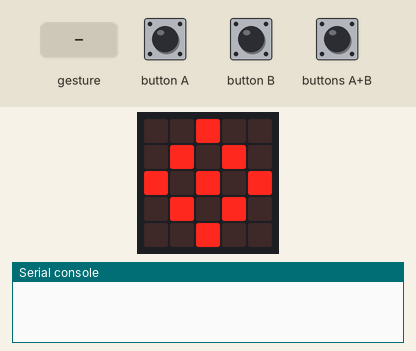
Simulated run of this program. Board: BBC micro:bit (MakeCode). On the bench: the board's 5×5 LED display, the last lines printed to the serial console. Inputs (shaded band) come from the test bench. No radio messages arrive unless stated (any console line starting 'radio sent:' is added by the test bench); a tilt is held for 1.5 s and a shake lasts 1 s, then the board lies face up again.

Above: at 1.6 s.
1.7 s: button A pressed for 0.15 s
At 2.8 s:
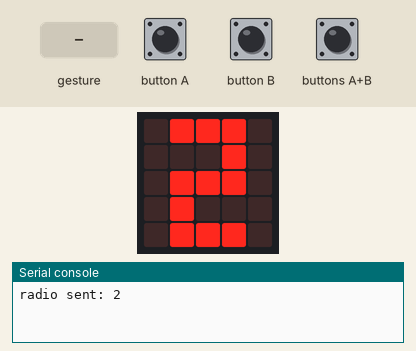
3.3 s: button B pressed for 0.15 s
At 4.0 s:
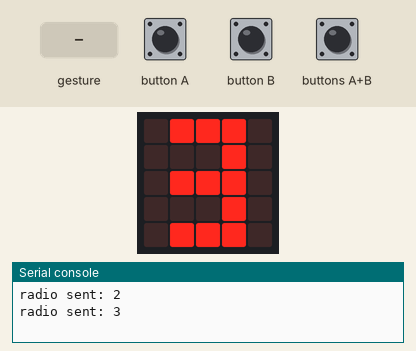
4.9 s: buttons A+B pressed for 0.15 s
At 6.2 s:
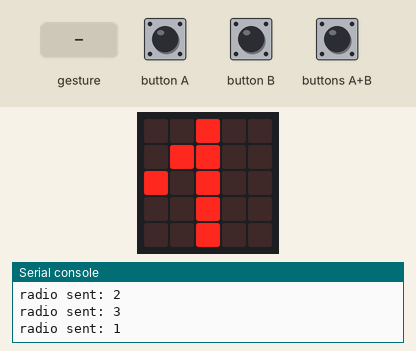
6.5 s: gesture 'shake'
At 7.1 s:
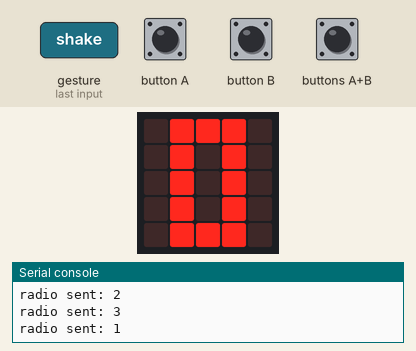
8.2 s: buttons A+B pressed for 1 s
At 10.2 s:
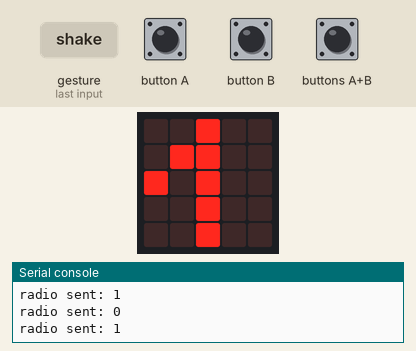
Timing chart, 0 to 11.7 s (numbered marks = the images above; inputs shaded):
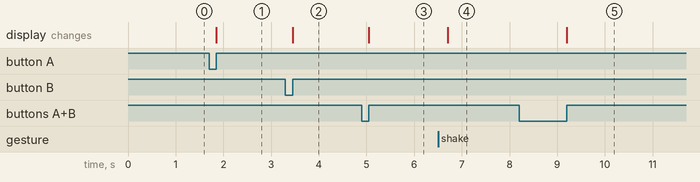

The program:

main.ts
```typescript
input.onButtonPressed(Button.A, function () {
    basic.showLeds(`
        . # # # .
        . . . # .
        . # # # .
        . # . . .
        . # # # .
        `)
    radio.sendNumber(2)
})
input.onButtonPressed(Button.AB, function () {
    basic.showLeds(`
        . . # . .
        . # # . .
        # . # . .
        . . # . .
        . . # . .
        `)
    radio.sendNumber(1)
})
input.onButtonPressed(Button.B, function () {
    basic.showLeds(`
        . # # # .
        . . . # .
        . # # # .
        . . . # .
        . # # # .
        `)
    radio.sendNumber(3)
})
input.onGesture(Gesture.Shake, function () {
    basic.showLeds(`
        . # # # .
        . # . # .
        . # . # .
        . # . # .
        . # # # .
        `)
    radio.sendNumber(0)
})
radio.setGroup(1)
radio.setTransmitPower(7)
basic.showLeds(`
    . . # . .
    . # . # .
    # . # . #
    . # . # .
    . . # . .
    `)
```

test.ts
```typescript
// les tests vont ici ; cela ne sera pas compilé si ce paquet est utilisé en tant qu'extension.
```

Measured:
- after the input at 1.7 s, the display: changes after 0.15 s (image 1)
- after the input at 3.3 s, the display: changes after 0.15 s (image 2)
- after the input at 4.9 s, the display: changes after 0.15 s (image 3)
- after the input at 6.5 s, the display: changes after 0.20 s (image 4)
- after the input at 8.2 s, the display: changes after 1.0 s (image 5)
